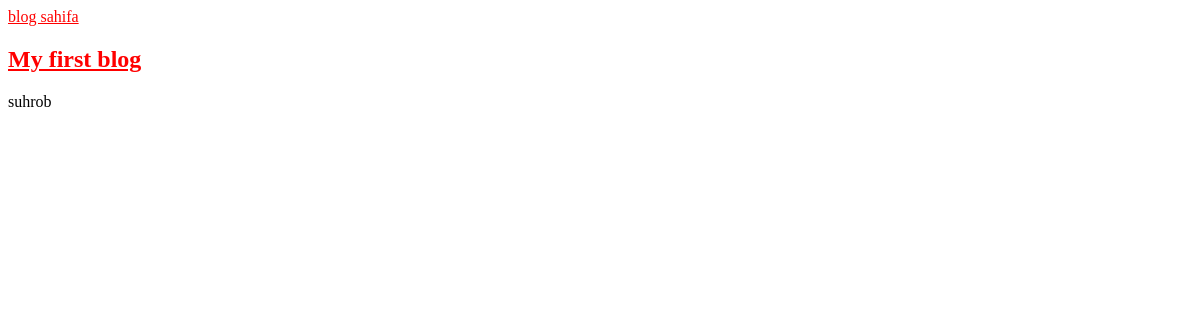
Before: / with the older database file.
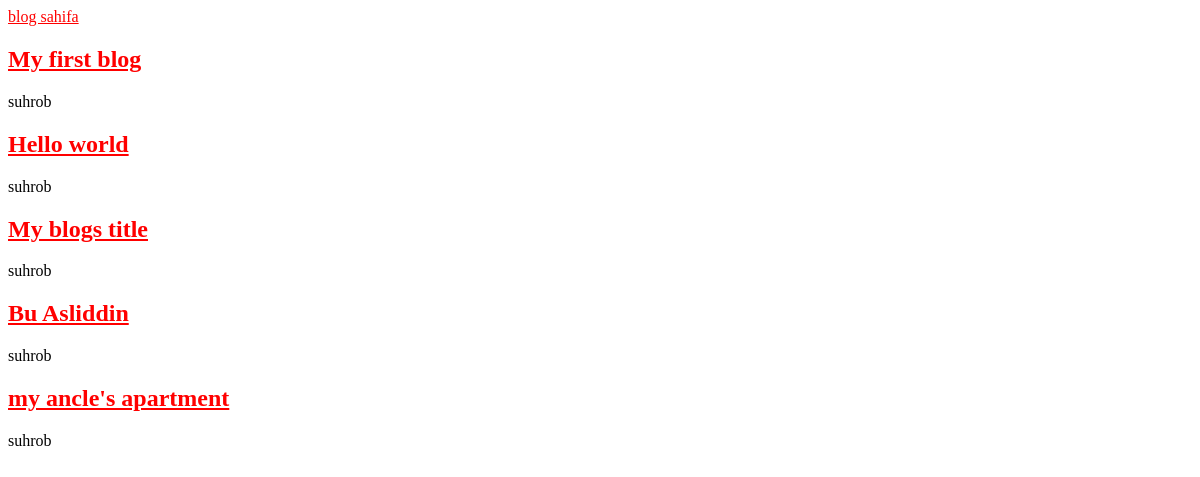
After: the same page with the newer database file.
### blog/models.py (models this page shows, shortened)
class Blog(models.Model):
    title = models.CharField(max_length=100)
    author = models.ForeignKey(User, on_delete=models.CASCADE,)
    text = models.TextField()

### blog/views.py (the view)
# urls.py: path('', BlogListView.as_view(), name='home'),
class BlogListView(ListView):
    model = Blog
    template_name = 'home.html'
    context_object_name = 'blogs'

### templates/home.html
{% extends 'base.html' %}
{% block content %}
{% for blog in blogs %}
        <h2><a href="">{{ blog.title }}</a></h2>
        <p>{{ blog.author }}</p>
    {% endfor %}
{% endblock content %}

### templates/base.html (shortened to what this page needs)
{% load static %}
<html>
<head>
    <link href="{% static 'css/base.css' %}" rel="stylesheet">
</head>
<body>
    <header><a href="{% url 'home' %}">blog sahifa</a> </header>
<div>
    {% block content %}
    {% endblock content %}
</div>
</body>
</html>

### static/css/base.css (style rules this page uses)
h2, a { color:red; }

Changed rows visible on the page:
added Blog: title "Hello world", author "suhrob"
added Blog: title "My blogs title", author "suhrob"
added Blog: title "Bu Asliddin", author "suhrob"
added Blog: title "my ancle's apartment", author "suhrob"
